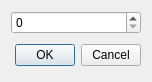
<?xml version="1.0" encoding="UTF-8"?>
<ui version="4.0">
 <class>ui_lim</class>
 <widget class="QDialog" name="ui_lim">
  <property name="windowModality">
   <enum>Qt::ApplicationModal</enum>
  </property>
  <property name="geometry">
   <rect>
    <x>0</x>
    <y>0</y>
    <width>152</width>
    <height>77</height>
   </rect>
  </property>
  <property name="windowTitle">
   <string>Limiarização</string>
  </property>
  <layout class="QVBoxLayout" name="verticalLayout">
   <item>
    <widget class="QSpinBox" name="spinBox">
     <property name="maximum">
      <number>255</number>
     </property>
    </widget>
   </item>
   <item>
    <layout class="QHBoxLayout">
     <property name="spacing">
      <number>6</number>
     </property>
     <property name="leftMargin">
      <number>0</number>
     </property>
     <property name="topMargin">
      <number>0</number>
     </property>
     <property name="rightMargin">
      <number>0</number>
     </property>
     <property name="bottomMargin">
      <number>0</number>
     </property>
     <item>
      <spacer>
       <property name="orientation">
        <enum>Qt::Horizontal</enum>
       </property>
       <property name="sizeHint" stdset="0">
        <size>
         <width>131</width>
         <height>31</height>
        </size>
       </property>
      </spacer>
     </item>
     <item>
      <widget class="QPushButton" name="okButton">
       <property name="maximumSize">
        <size>
         <width>60</width>
         <height>16777215</height>
        </size>
       </property>
       <property name="text">
        <string>OK</string>
       </property>
      </widget>
     </item>
     <item>
      <widget class="QPushButton" name="cancelButton">
       <property name="maximumSize">
        <size>
         <width>60</width>
         <height>16777215</height>
        </size>
       </property>
       <property name="text">
        <string>Cancel</string>
       </property>
      </widget>
     </item>
    </layout>
   </item>
  </layout>
 </widget>
 <resources/>
 <connections>
  <connection>
   <sender>okButton</sender>
   <signal>clicked()</signal>
   <receiver>ui_lim</receiver>
   <slot>accept()</slot>
   <hints>
    <hint type="sourcelabel">
     <x>278</x>
     <y>253</y>
    </hint>
    <hint type="destinationlabel">
     <x>96</x>
     <y>254</y>
    </hint>
   </hints>
  </connection>
  <connection>
   <sender>cancelButton</sender>
   <signal>clicked()</signal>
   <receiver>ui_lim</receiver>
   <slot>reject()</slot>
   <hints>
    <hint type="sourcelabel">
     <x>369</x>
     <y>253</y>
    </hint>
    <hint type="destinationlabel">
     <x>179</x>
     <y>282</y>
    </hint>
   </hints>
  </connection>
 </connections>
</ui>
